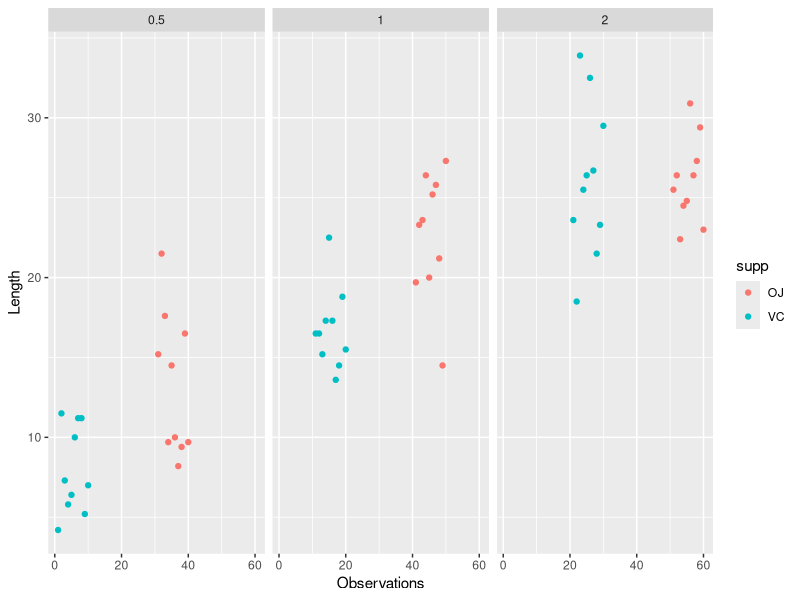
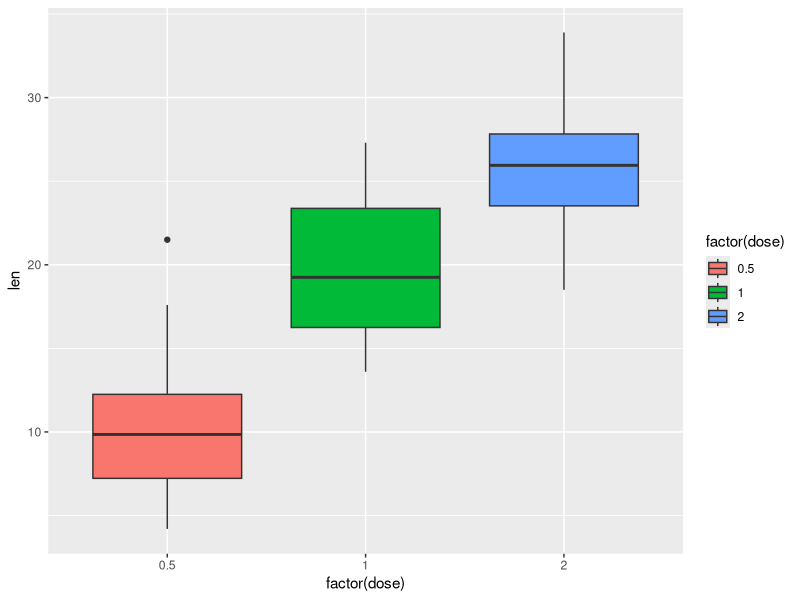
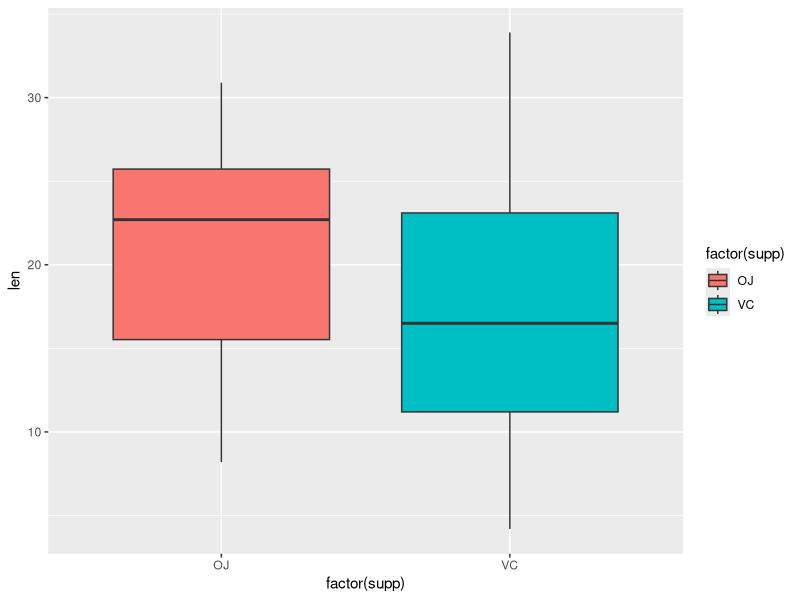
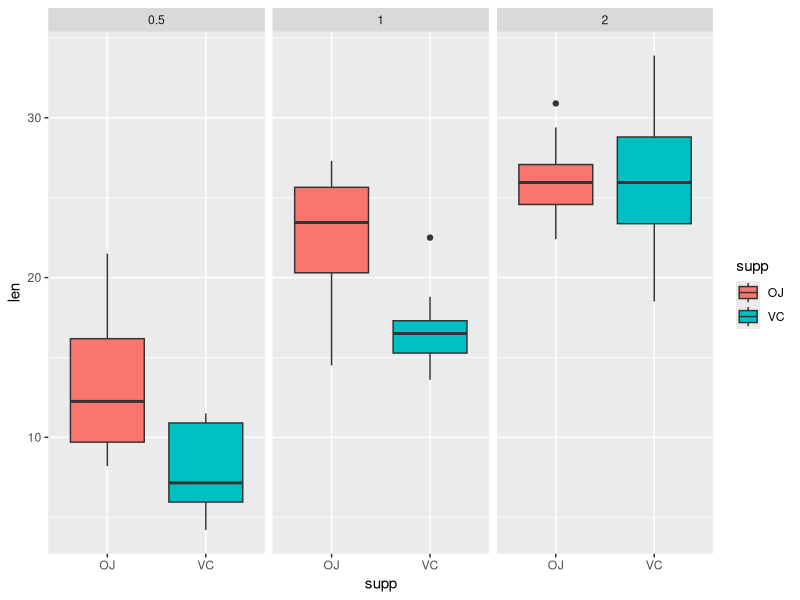

These figures' R source, in order:
## ---- chunk 1
library(ggplot2)
## ---- chunk 2
data(ToothGrowth)
tg <- ToothGrowth

g <- ggplot(tg,  aes(x = c(1:60), y = len), colour = supp)
g <- g + geom_point(aes(color = supp))  
g <- g + facet_grid(. ~ dose) + xlab("Observations") + ylab("Length")
g

## ---- chunk 3
ggplot(aes(x = factor(dose), y = len), data = ToothGrowth) + geom_boxplot(aes(fill = factor(dose)))
## ---- chunk 4
ggplot(aes(x = factor(supp), y = len), data = ToothGrowth) + geom_boxplot(aes(fill = factor(supp)))
## ---- chunk 5
ggplot(aes(x = supp, y = len), data = ToothGrowth) + geom_boxplot(aes(fill = supp)) + facet_wrap(~dose)
## ---- chunk 6
vc <- tg[1:30,]$len
oj <- tg[31:60,]$len

test_by_supp <- sapply(data.frame(vc, oj), function(x){
    t.test(x)$conf.int
})

colnames(test_by_supp) <- c("VC", "OC")
rownames(test_by_supp) <- c("Lower", "Upper")
test_by_supp
## ---- chunk 7
dt_M <- data.frame(tg[1:10,]$len, tg[11:20,]$len, tg[21:30,]$len, tg[31:40,]$len, tg[41:50,]$len, tg[51:60,]$len)

test_result <- sapply(dt_M, function(x){
    t.test(x)$conf.int
})

colnames(test_result) <- c("VC_0.5", "VC_1.0", "VC_2.0", "OJ_0.5", "OJ_1.0", "OJ_2.0")
rownames(test_result) <- c("Lower", "Upper")

test_result
## ---- chunk 8
tg_supp <- data.frame(tg[1:30,]$len, tg[31:60,]$len)
res_supp <- t.test(tg_supp[,1], tg_supp[,2], paired = FALSE, var.equal = F)

tg_05 <- data.frame(tg[1:10,]$len, tg[31:40,]$len)
tg_05_dose <- t.test(tg_05[,1], tg_05[,2], paired = FALSE, var.equal = F)

tg_10 <- data.frame(tg[11:20,]$len, tg[41:50,]$len)
tg_10_dose <- t.test(tg_10[,1], tg_10[,2], paired = FALSE, var.equal = F)

tg_20 <- data.frame(tg[21:30,]$len, tg[51:60,]$len)
tg_20_dose <- t.test(tg_20[,1], tg_20[,2], paired = FALSE, var.equal = F)
